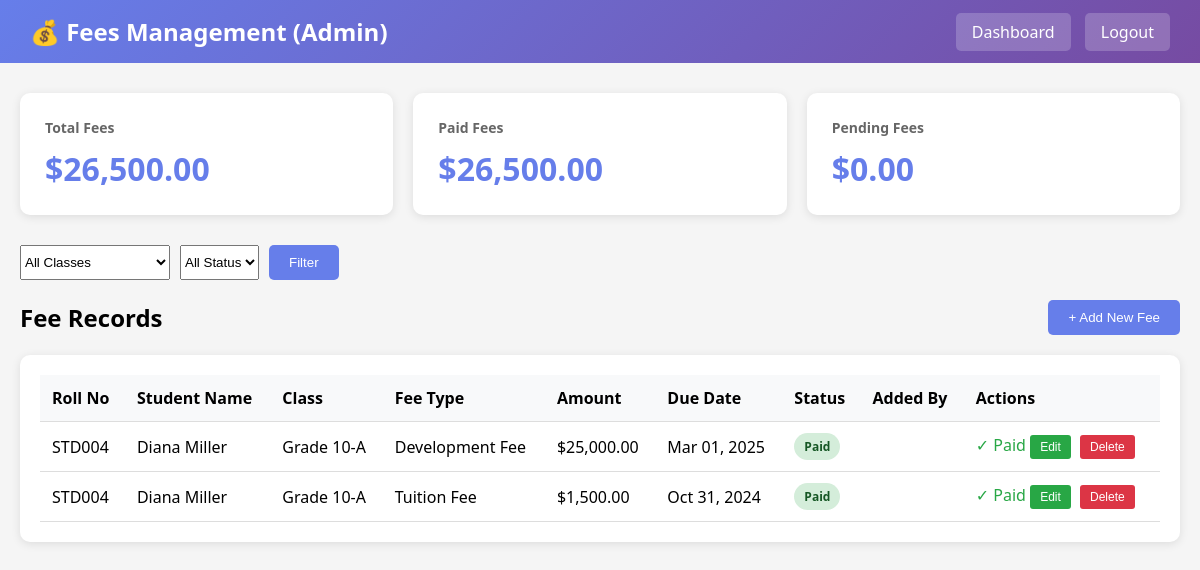
The page /admin/fees.php (signed in) on the database its author committed.
### tables this page shows
CREATE TABLE `fees` (
  `id` int(11) NOT NULL,
  `student_id` int(11) NOT NULL,
  `fee_type` varchar(50) NOT NULL,
  `amount` decimal(10,2) NOT NULL,
  `due_date` date NOT NULL,
  `status` enum('pending','paid','overdue') DEFAULT 'pending',
  `added_by` int(11) NOT NULL,
  `payment_date` date DEFAULT NULL,
  `payment_method` varchar(50) DEFAULT NULL,
  `transaction_id` varchar(100) DEFAULT NULL,
  `remarks` text DEFAULT NULL,
  `created_at` timestamp NOT NULL DEFAULT current_timestamp()
);

CREATE TABLE `students` (
  `id` int(11) NOT NULL,
  `user_id` int(11) DEFAULT NULL,
  `roll_number` varchar(20) NOT NULL,
  `first_name` varchar(50) NOT NULL,
  `last_name` varchar(50) NOT NULL,
  `email` varchar(100) DEFAULT NULL,
  `phone` varchar(15) DEFAULT NULL,
  `date_of_birth` date DEFAULT NULL,
  `address` text DEFAULT NULL,
  `class_id` int(11) DEFAULT NULL,
  `admission_date` date DEFAULT NULL,
  `created_at` timestamp NOT NULL DEFAULT current_timestamp()
);

CREATE TABLE `classes` (
  `id` int(11) NOT NULL,
  `class_name` varchar(50) NOT NULL,
  `section` varchar(10) DEFAULT NULL,
  `teacher_id` int(11) DEFAULT NULL,
  `academic_year` varchar(20) DEFAULT NULL,
  `created_at` timestamp NOT NULL DEFAULT current_timestamp(),
  `department_id` int(11) DEFAULT NULL
);

### admin/fees.php (the view, shortened to what this page needs)
<?php
$conn = getDBConnection();
$where = [];
$whereSql = $where ? "WHERE " . implode(" AND ", $where) : "";
$fees = $conn->query("SELECT f.*, s.first_name, s.last_name, s.roll_number, c.class_name, c.section, u.username as added_by
                      FROM fees f
                      JOIN students s ON f.student_id = s.id
                      LEFT JOIN classes c ON s.class_id = c.id
                      LEFT JOIN users u ON f.added_by = u.id
                      $whereSql
                      ORDER BY f.due_date DESC");
$total_fees = $conn->query("SELECT SUM(amount) as total FROM fees")->fetch_assoc()['total'];
$paid_fees = $conn->query("SELECT SUM(amount) as total FROM fees WHERE status='paid'")->fetch_assoc()['total'];
$pending_fees = $conn->query("SELECT SUM(amount) as total FROM fees WHERE status='pending'")->fetch_assoc()['total'];
?>
</head>
<body>
<nav class="navbar">
    <h1>💰 Fees Management (Admin)</h1>
    <div>
        <a href="dashboard.php">Dashboard</a>
        <a href="../logout.php">Logout</a>
    </div>
</nav>
<div class="container">
    <div class="stats-grid">
        <div class="stat-card"><h3>Total Fees</h3><div class="value">$<?php echo number_format($total_fees,2); ?></div></div>
        <div class="stat-card"><h3>Paid Fees</h3><div class="value">$<?php echo number_format($paid_fees,2); ?></div></div>
        <div class="stat-card"><h3>Pending Fees</h3><div class="value">$<?php echo number_format($pending_fees,2); ?></div></div>
    </div>
    <form method="GET" style="margin-bottom:20px; display:flex; gap:10px;">
        <select name="filter_class">
            <option value="">All Classes</option>
        </select>
        <select name="filter_status">
            <option value="">All Status</option>
        </select>
        <button type="submit" class="btn-add">Filter</button>
    </form>
    <div class="header">
        <h2>Fee Records</h2>
        <button class="btn-add" onclick="openAddModal()">+ Add New Fee</button>
    </div>
    <div class="table-container">
        <table>
            <thead>
                <tr>
                    <th>Roll No</th>
                    <th>Student Name</th>
                    <th>Class</th>
                    <th>Fee Type</th>
                    <th>Amount</th>
                    <th>Due Date</th>
                    <th>Status</th>
                    <th>Added By</th>
                    <th>Actions</th>
                </tr>
            </thead>
            <tbody>
                <?php while ($fee = $fees->fetch_assoc()): ?>
                <tr>
                    <td><?php echo $fee['roll_number']; ?></td>
                    <td><?php echo $fee['first_name'].' '.$fee['last_name']; ?></td>
                    <td><?php echo $fee['class_name'].'-'.$fee['section']; ?></td>
                    <td><?php echo $fee['fee_type']; ?></td>
                    <td>$<?php echo number_format($fee['amount'],2); ?></td>
                    <td><?php echo date('M d, Y', strtotime($fee['due_date'])); ?></td>
                    <td>
                        <span class="status-badge status-<?php echo $fee['status']; ?>">
                            <?php echo ucfirst($fee['status']); ?>
                        </span>
                    </td>
                    <td><?php echo $fee['added_by']; ?></td>
                    <td>
                        <?php if($fee['status']=='pending'): ?>
                            <button class="btn-action" onclick="openPaymentModal(<?php echo $fee['id']; ?>)">Mark Paid</button>
                        <?php else: ?>
                            <span style="color:#28a745;">✓ Paid</span>
                        <?php endif; ?>
                        <button class="btn-action" onclick="openEditModal(<?php echo $fee['id']; ?>)">Edit</button>
                        <form method="POST" style="display:inline;">
                            <button type="submit" class="btn-action" style="background:#dc3545;">Delete</button>
                        </form>
                    </td>
                </tr>
                <?php endwhile; ?>
            </tbody>
        </table>
    </div>
</div>
</body>
</html>

### admin/fees.php (style rules this page uses)
* { margin: 0; padding: 0; box-sizing: border-box; }
body { font-family: 'Segoe UI', Tahoma, Geneva, Verdana, sans-serif; background: #f5f5f5; }
.navbar { background: linear-gradient(135deg, #667eea 0%, #764ba2 100%); color: white; padding: 15px 30px; display: flex; justify-content: space-between; align-items: center; }
.navbar a { color: white; text-decoration: none; padding: 8px 16px; background: rgba(255,255,255,0.2); border-radius: 5px; margin-left: 10px; }
.container { max-width: 1400px; margin: 30px auto; padding: 0 20px; }
.stats-grid { display: grid; grid-template-columns: repeat(auto-fit, minmax(250px, 1fr)); gap: 20px; margin-bottom: 30px; }
.stat-card { background: white; padding: 25px; border-radius: 10px; box-shadow: 0 2px 10px rgba(0,0,0,0.1); }
.stat-card h3 { font-size: 14px; color: #666; margin-bottom: 10px; }
.stat-card .value { font-size: 32px; font-weight: bold; color: #667eea; }
.header { display: flex; justify-content: space-between; align-items: center; margin-bottom: 20px; }
.btn-add { background: #667eea; color: white; padding: 10px 20px; border: none; border-radius: 5px; cursor: pointer; }
.table-container { background: white; border-radius: 10px; padding: 20px; box-shadow: 0 2px 10px rgba(0,0,0,0.1); overflow-x: auto; }
table { width: 100%; border-collapse: collapse; }
th, td { padding: 12px; text-align: left; border-bottom: 1px solid #ddd; }
th { background: #f8f9fa; font-weight: 600; }
.status-badge { padding: 5px 10px; border-radius: 15px; font-size: 12px; font-weight: 600; }
.status-paid { background: #d4edda; color: #155724; }
.btn-action { padding: 5px 10px; border: none; border-radius: 3px; cursor: pointer; font-size: 12px; color: white; background: #28a745; margin-right: 5px; }
.btn-action[style*="background:#dc3545"] { background: #dc3545; }

### rows shown on the page
fees: student.roll_number "STD004", student.first_name "Diana", student.last_name "Miller", classes.class_name "Grade 10", classes.section "A", fee_type "Development Fee", amount "25,000.00", due_date "Mar 01, 2025", status "Paid", shows "✓ Paid"
fees: student.roll_number "STD004", student.first_name "Diana", student.last_name "Miller", classes.class_name "Grade 10", classes.section "A", fee_type "Tuition Fee", amount "1,500.00", due_date "Oct 31, 2024", status "Paid", shows "✓ Paid"

### other values the page prints
$total_fees "26,500.00"
$paid_fees "26,500.00"
$pending_fees "0.00"
